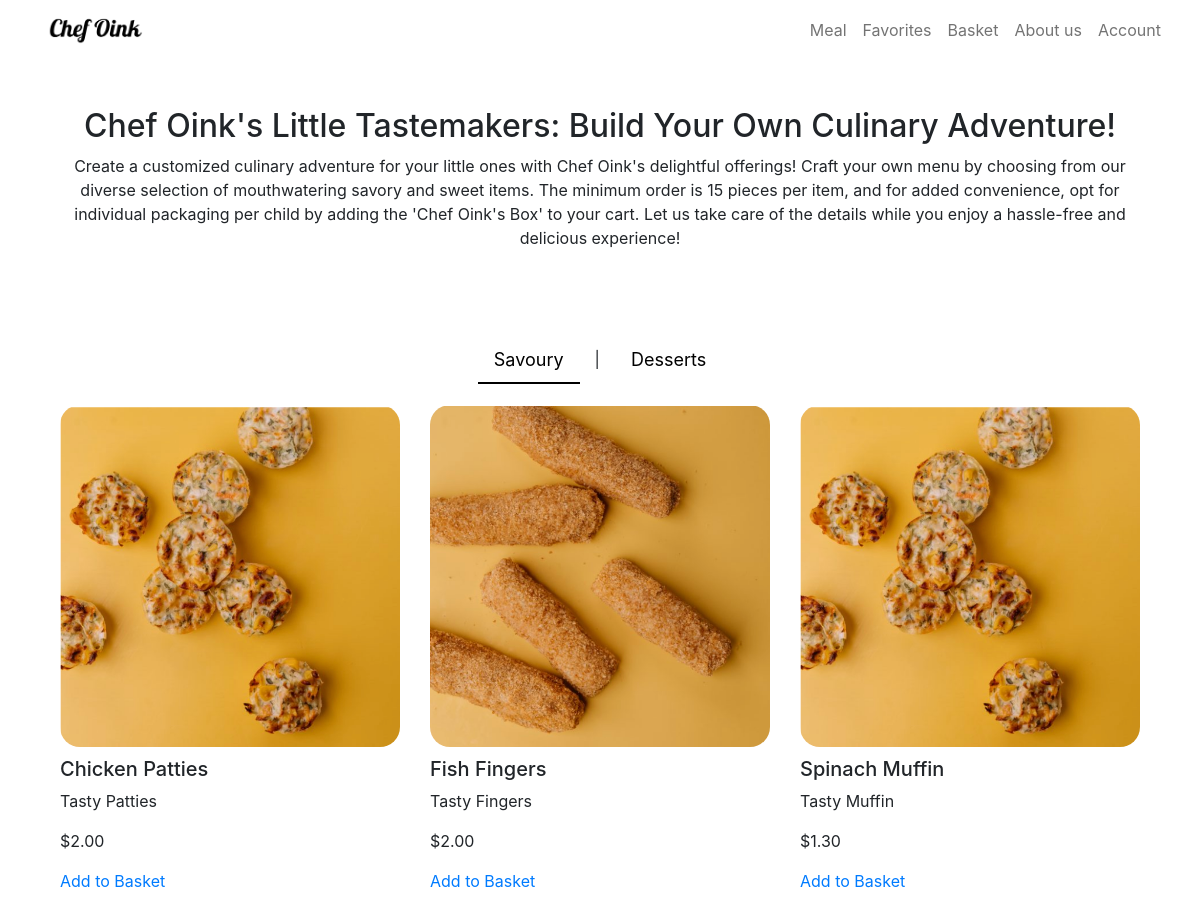
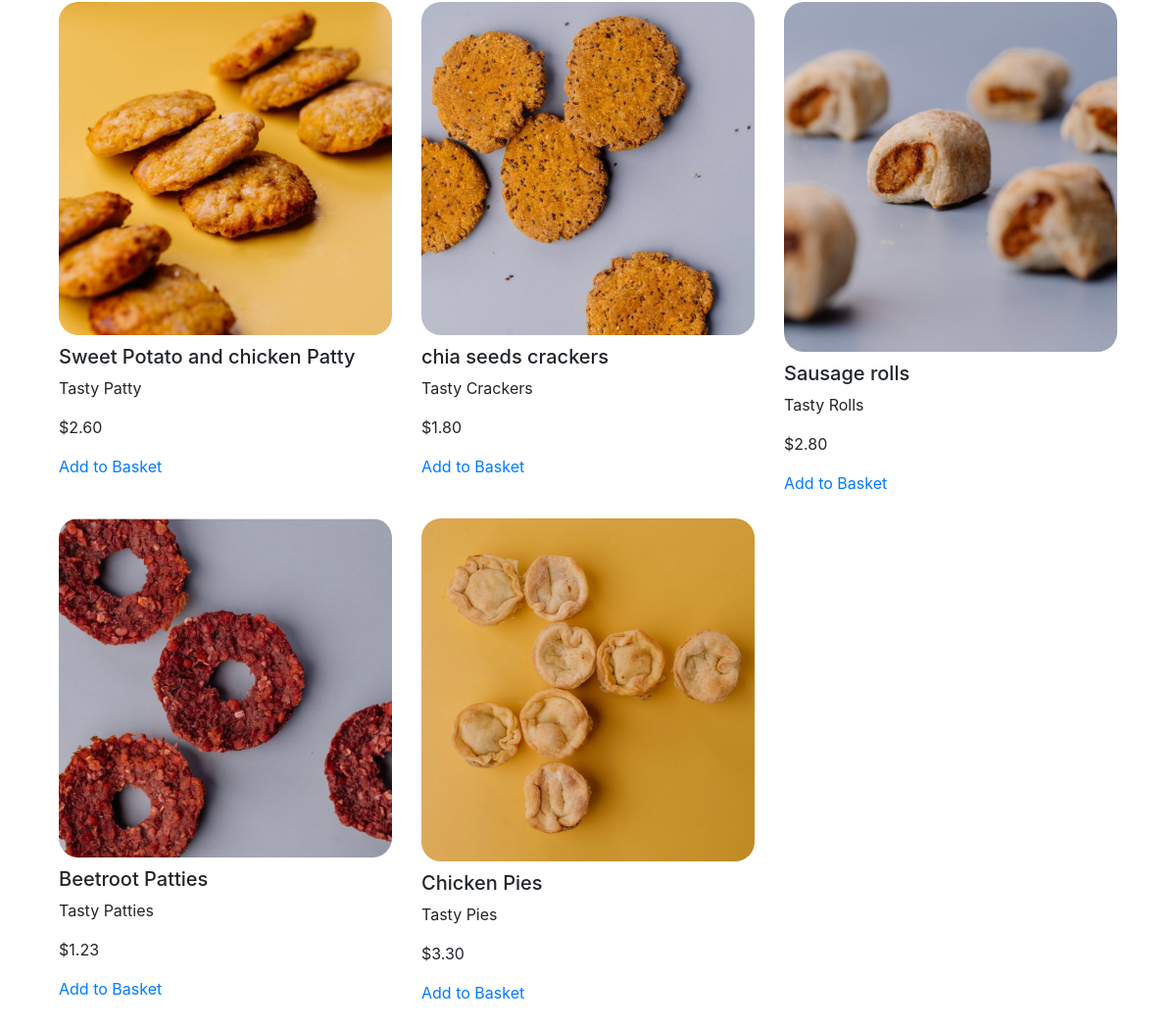
The page /meal.php on the database its author committed (2 pictures, top to bottom).
### tables this page shows
CREATE TABLE `Products` (
  `productsid` int(11) NOT NULL,
  `Name` varchar(500) NOT NULL,
  `description` text NOT NULL,
  `Price` decimal(10,2) NOT NULL,
  `category` varchar(500) NOT NULL,
  `Imageurl` varchar(255) NOT NULL,
  `stockquantity` int(11) NOT NULL
);

### meal.php (the view, shortened to what this page needs)
<?php
include 'includes/header.php';
include 'dp.php';
?>
<!DOCTYPE html>
<html lang="en">
<head>
    <link rel="stylesheet" href="style.css">
    <link rel="stylesheet" href="https://cdnjs.cloudflare.com/ajax/libs/font-awesome/5.15.3/css/all.min.css">
    <link rel="stylesheet" href="https://stackpath.bootstrapcdn.com/bootstrap/4.5.2/css/bootstrap.min.css">
</head>
<body>
<div class="container mt-5">
    <div class="row">
        <div class="col-md-12 mb-4 text-center oinktext">
            <h2>Chef Oink's Little Tastemakers: Build Your Own Culinary Adventure!</h2>
            <p>Create a customized culinary adventure for your little ones with Chef Oink's delightful offerings! Craft your own menu by choosing from our diverse selection of mouthwatering savory and sweet items. The minimum order is 15 pieces per item, and for added convenience, opt for individual packaging per child by adding the 'Chef Oink's Box' to your cart. Let us take care of the details while you enjoy a hassle-free and delicious experience!</p>
        </div>
    </div>
</div>
<div class="container mt-5 text-center mb-4" id="nav-links-container">
    <a href="?category=Savoury" class="nav-link category-link <?php echo ($_GET['category'] == 'Savoury' || !isset($_GET['category'])) ? 'selected' : ''; ?>" data-category="Savoury">Savoury</a>
    <span class="divider">|</span>
    <a href="?category=Dessert" class="nav-link category-link <?php echo ($_GET['category'] == 'Dessert') ? 'selected' : ''; ?>" data-category="Dessert">Desserts</a>
</div>
<div class="container">
<div class="container">
    <div class="row">
        <?php
        $selectedCategory = isset($_GET['category']) ? $_GET['category'] : 'Savoury';
        $sqlItems = "SELECT * FROM Products WHERE category = '$selectedCategory'";
        $resultItems = $conn->query($sqlItems);
        if ($resultItems->num_rows > 0) {
            while ($row = $resultItems->fetch_assoc()) {
                echo '<div class="col-md-4 mb-4">';
                echo '<a href="product.php?id=' . $row['productsid'] . '">';
                echo '<img src="' . $row['Imageurl'] . '" alt="' . $row['Name'] . '" class="img-fluid productimg" style="border-radius: 20px;">';
                echo '</a>';
                echo '<h5 class="producttitle">' . $row['Name'] . '</h5>';
                echo '<p>' . $row['description'] . '</p>';
                echo '<p>$' . $row['Price'] . '</p>';
                if (isset($_SESSION['user_id'])) {
                    echo '<a href="add_to_basket.php?action=add&id=' . $row['productsid'] . '&redirect=basket.php" class="add-to-basket-btn">Add to Basket</a>';
                    echo '<a href="add_to_favorites.php?action=add&id=' . $row['productsid'] . '" class="add-to-favorites-btn"><i class="fas fa-heart"></i></a>';
                } else {
                    echo '<a href="login.php">Add to Basket</a>';
                }
                echo '</div>';
            }
        } else {
            echo "No products found for category: $selectedCategory";
        }
        ?>
    </div>
</div>
</body>
</html>

### includes/header.php (shortened to what this page needs)
<!DOCTYPE html>
<html lang="en">
<head>
    <link rel="stylesheet" href="style.css">
    <link rel="stylesheet" href="https://cdn.jsdelivr.net/npm/bootstrap@5.2.3/dist/css/bootstrap.rtl.min.css">
</head>
<body>
    <nav class="navbar navbar-expand-lg custom-navbar">
        <div class="container-fluid">
            <a class="navbar-brand" href="index.php">
                <img src="assets/logo.png" alt="Your Logo" class="custom-logo">
            </a>
            <div class="collapse navbar-collapse" id="navbarNavDropdown">
                <ul class="navbar-nav" style="margin-left: auto;">
                    <li class="nav-item">
                        <a class="nav-link" href="meal.php">Meal</a>
                    </li>
                    <li class="nav-item">
                        <a class="nav-link" href="favorites.php">Favorites</a>
                    </li>
                    <li class="nav-item">
                        <a class="nav-link" href="basket.php">Basket</a>
                    </li>
                    <li class="nav-item">
                        <a class="nav-link" href="aboutus.php">About us</a>
                    </li>
                    <li class="nav-item">
                        <a class="nav-link" href="account.php">Account</a>
                    </li>
                </ul>
            </div>
        </div>
    </nav>
</body>
</html>

### style.css (style rules this page uses)
.custom-navbar { background-color: white; }
.navbar-brand img { max-width: 100px; max-height: 40px; }
#nav-links-container { display: flex; justify-content: center; align-items: center; }
#nav-links-container .nav-link { text-decoration: none; color: #000; font-size: 18px; margin: 0 15px; position: relative; transition: color 0.3s; }
#nav-links-container .nav-link.selected::after { content: ''; display: block; width: 100%; height: 2px; background-color: #000; position: absolute; bottom: -3px; left: 0; }
.producttitle { padding-top: 10px; }

### rows shown on the page
products: Imageurl (picture), Name "Chicken Patties", description "Tasty Patties", Price "2.00"
products: Imageurl (picture), Name "Fish Fingers", description "Tasty Fingers", Price "2.00"
products: Imageurl (picture), Name "Spinach Muffin", description "Tasty Muffin", Price "1.30"
products: Imageurl (picture), Name "Sweet Potato and chicken Patty", description "Tasty Patty", Price "2.60"
products: Imageurl (picture), Name "chia seeds crackers", description "Tasty Crackers", Price "1.80"
products: Imageurl (picture), Name "Sausage rolls", description "Tasty Rolls", Price "2.80"
products: Imageurl (picture), Name "Beetroot Patties", description "Tasty Patties", Price "1.23"
products: Imageurl (picture), Name "Chicken Pies", description "Tasty Pies", Price "3.30"
